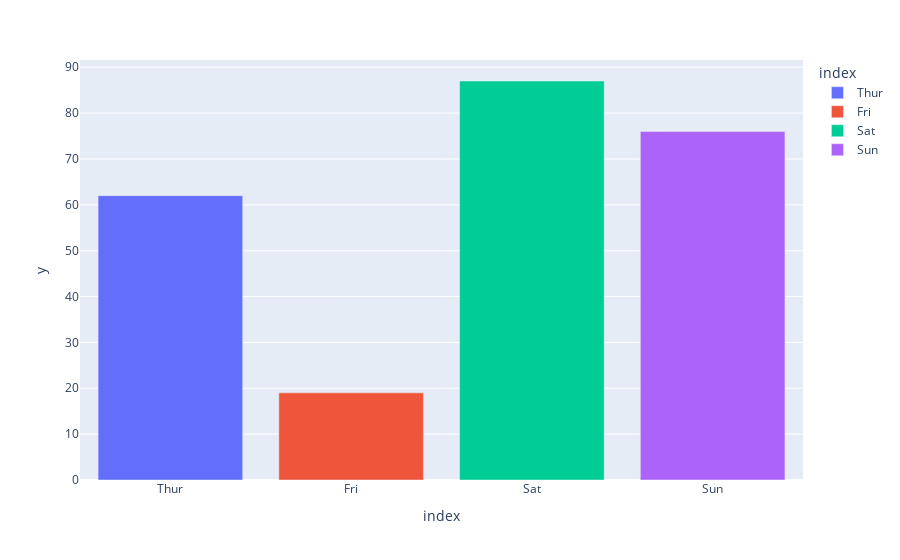

Notebook cell for this chart:
### Code cell
a= df.groupby('day')['day'].count()
px.bar(a,x=a.index,y=a,color=a.index)

### Figure 1 — Plotly figure (JSON) as saved in the notebook; plotly's stock layout.template omitted (floating-point values rounded to 4 significant figures)
{"data": [{"alignmentgroup": "True", "hovertemplate": "index=%{x}<br>y=%{y}<extra></extra>", "legendgroup": "Thur", "marker": {"color": "#636efa", "pattern": {"shape": ""}}, "name": "Thur", "offsetgroup": "Thur", "orientation": "v", "showlegend": true, "textposition": "auto", "type": "bar", "x": ["Thur"], "xaxis": "x", "y": [62], "yaxis": "y"}, {"alignmentgroup": "True", "hovertemplate": "index=%{x}<br>y=%{y}<extra></extra>", "legendgroup": "Fri", "marker": {"color": "#EF553B", "pattern": {"shape": ""}}, "name": "Fri", "offsetgroup": "Fri", "orientation": "v", "showlegend": true, "textposition": "auto", "type": "bar", "x": ["Fri"], "xaxis": "x", "y": [19], "yaxis": "y"}, {"alignmentgroup": "True", "hovertemplate": "index=%{x}<br>y=%{y}<extra></extra>", "legendgroup": "Sat", "marker": {"color": "#00cc96", "pattern": {"shape": ""}}, "name": "Sat", "offsetgroup": "Sat", "orientation": "v", "showlegend": true, "textposition": "auto", "type": "bar", "x": ["Sat"], "xaxis": "x", "y": [87], "yaxis": "y"}, {"alignmentgroup": "True", "hovertemplate": "index=%{x}<br>y=%{y}<extra></extra>", "legendgroup": "Sun", "marker": {"color": "#ab63fa", "pattern": {"shape": ""}}, "name": "Sun", "offsetgroup": "Sun", "orientation": "v", "showlegend": true, "textposition": "auto", "type": "bar", "x": ["Sun"], "xaxis": "x", "y": [76], "yaxis": "y"}], "layout": {"barmode": "relative", "legend": {"title": {"text": "index"}, "tracegroupgap": 0}, "margin": {"t": 60}, "xaxis": {"anchor": "y", "categoryarray": ["Thur", "Fri", "Sat", "Sun"], "categoryorder": "array", "domain": [0, 1], "title": {"text": "index"}}, "yaxis": {"anchor": "x", "domain": [0, 1], "title": {"text": "y"}}}}
